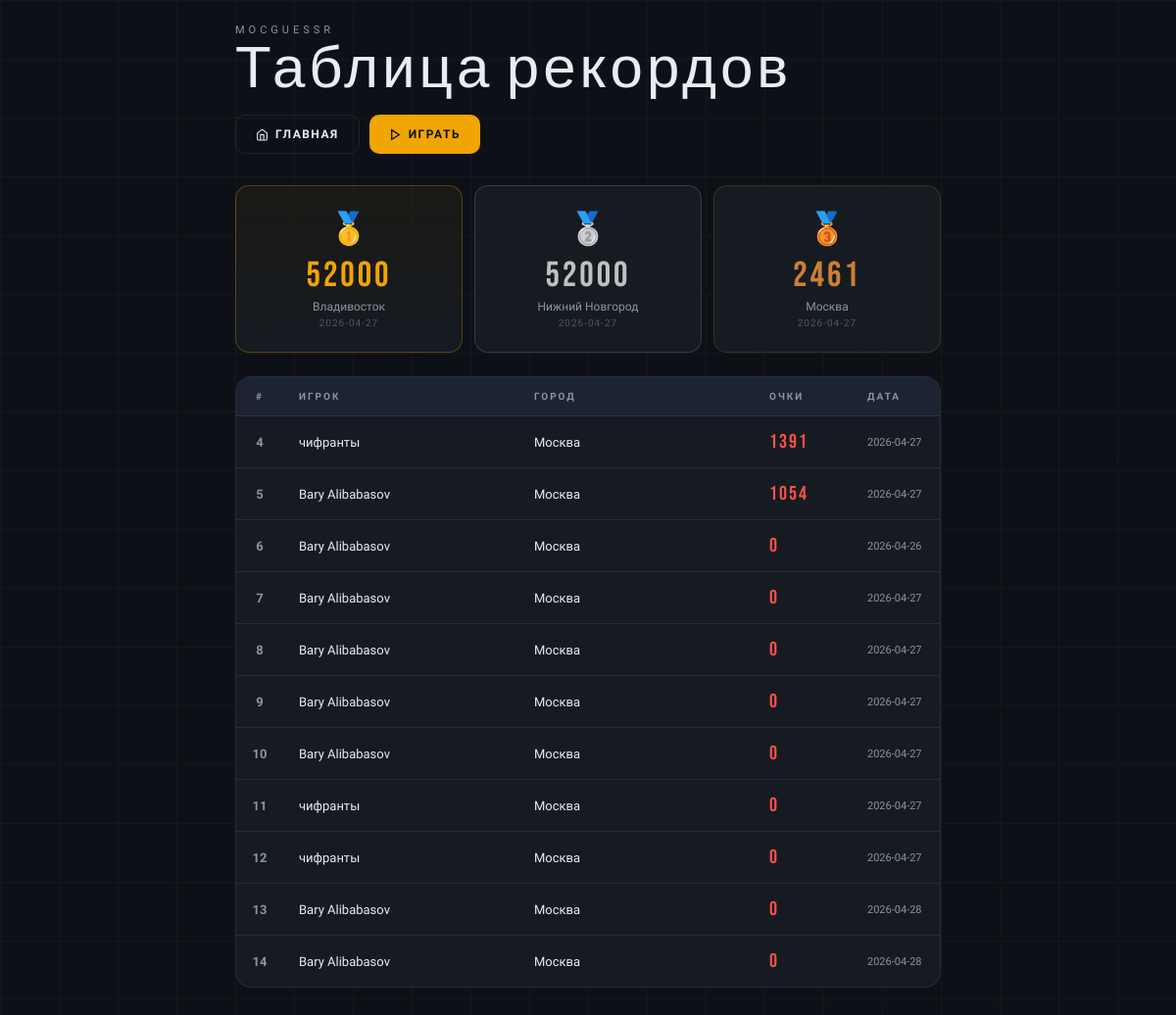
The app's page /leaderboard with its own data.
### app/models/game.py (models this page shows, shortened)
class Game(db.Model):
    __tablename__ = 'games'
    id = db.Column(db.Integer, primary_key=True, autoincrement=True)
    user_id = db.Column(db.Integer, db.ForeignKey('users.id'), nullable=True)
    location_id = db.Column(db.Integer, db.ForeignKey('locations.id'))
    user_guess_lat = db.Column(db.Float)
    user_guess_lon = db.Column(db.Float)
    distance = db.Column(db.Float)  # в метрах
    score = db.Column(db.Integer)
    is_surprise = db.Column(db.Boolean, default=False)
    actual_city = db.Column(db.String, default='Москва')
    played_at = db.Column(db.DateTime, default=datetime.datetime.utcnow)
    user = db.relationship('User', back_populates='games')
    location = db.relationship('Location', back_populates='games')

### app/models/user.py (models this page shows, shortened)
class User(db.Model):
    __tablename__ = 'users'
    id = db.Column(db.Integer, primary_key=True, autoincrement=True)
    name = db.Column(db.String, nullable=True)
    email = db.Column(db.String, index=True, unique=True, nullable=True)
    hashed_password = db.Column(db.String, nullable=True)
    created_date = db.Column(db.DateTime, default=datetime.datetime.utcnow)
    games = db.relationship('Game', back_populates='user', lazy='dynamic')

### app/game/routes.py (the view)
@bp.route('/leaderboard')
def leaderboard():
    db_sess = db.session
    games = db_sess.query(Game).order_by(Game.score.desc()).limit(20).all()
    return render_template('leaderboard.html', games=games)

### app/templates/leaderboard.html (shortened to what this page needs)
<!DOCTYPE html>
<html lang="ru">
<head>
</head>
<body>
    <div class="page">
        <div class="page-header">
            <div class="header-left">
                <div class="header-eyebrow">МосGUESSR</div>
                <div class="header-title">Таблица рекордов</div>
            </div>
            <div class="nav-btns">
                <a href="{{ url_for('index') }}" class="btn btn-secondary">
                    <svg width="13" height="13" fill="none" stroke="currentColor" stroke-width="2" viewBox="0 0 24 24"><path d="M3 9l9-7 9 7v11a2 2 0 0 1-2 2H5a2 2 0 0 1-2-2z"/><polyline points="9 22 9 12 15 12 15 22"/></svg>
                    Главная
                </a>
                <a href="{{ url_for('game.game') }}" class="btn btn-primary">
                    <svg width="13" height="13" fill="none" stroke="currentColor" stroke-width="2.5" viewBox="0 0 24 24"><polygon points="5,3 19,12 5,21"/></svg>
                    Играть
                </a>
            </div>
        </div>
        {% if games %}
        <div class="podium">
            {% for game in games[:3] %}
            <div class="podium-item {% if loop.index == 1 %}gold{% elif loop.index == 2 %}silver{% else %}bronze{% endif %}">
                <div class="podium-medal">{% if loop.index == 1 %}🥇{% elif loop.index == 2 %}🥈{% else %}🥉{% endif %}</div>
                <div class="podium-score">{{ game.score }}</div>
                <div class="podium-city">{{ game.actual_city or 'Москва' }}</div>
                <div class="podium-date">{{ game.played_at.strftime('%Y-%m-%d') if game.played_at else '' }}</div>
            </div>
            {% endfor %}
        </div>
        {% if games|length > 3 %}
        <div class="table-card">
            <div class="table-header-row">
                <div class="th" style="text-align:center">#</div>
                <div class="th">Игрок</div>
                <div class="th">Город</div>
                <div class="th">Очки</div>
                <div class="th">Дата</div>
            </div>
            {% for game in games[3:] %}
            <div class="table-row">
                <div class="td td-rank">{{ loop.index + 3 }}</div>
                <div class="td">{{ game.user.name if game.user else 'Аноним' }}</div>
                <div class="td">{{ game.actual_city or 'Москва' }}</div>
                <div class="td td-score {% if game.score >= 4000 %}score-high{% elif game.score >= 2500 %}score-med{% else %}score-low{% endif %}">
                    {{ game.score }}
                </div>
                <div class="td td-date">{{ game.played_at.strftime('%Y-%m-%d') if game.played_at else '—' }}</div>
            </div>
            {% endfor %}
        </div>
        {% endif %}
        {% endif %}
    </div>
</body>
</html>

### app/templates/leaderboard.html (style rules this page uses)
:root { --bg: #0d1117; --surface: #161b22; --surface2: #1c2333; --border: rgba(255,255,255,0.08); --accent: #f0a500; --text: #e6edf3; --muted: #8b949e; --green: #3fb950; --orange: #f0a500; --red: #f85149; }
* { margin: 0; padding: 0; box-sizing: border-box; }
body { font-family: 'Montserrat', sans-serif; background: var(--bg); color: var(--text); min-height: 100vh; padding: 24px 20px 40px; position: relative; }
body::before { content: ''; position: fixed; inset: 0; background-image: linear-gradient(rgba(240,165,0,0.04) 1px, transparent 1px), linear-gradient(90deg, rgba(240,165,0,0.04) 1px, transparent 1px); background-size: 60px 60px; pointer-events: none; }
.page { max-width: 720px; margin: 0 auto; position: relative; z-index: 1; }
.page-header { display: flex; align-items: flex-end; justify-content: space-between; margin-bottom: 32px; flex-wrap: wrap; gap: 16px; }
.header-eyebrow { font-size: 11px; letter-spacing: 4px; text-transform: uppercase; color: var(--muted); margin-bottom: 4px; }
.header-title { font-family: 'Bebas Neue', sans-serif; font-size: clamp(40px, 8vw, 60px); letter-spacing: 4px; line-height: 1; }
.nav-btns { display: flex; gap: 10px; }
.btn { padding: 12px 20px; border: none; border-radius: 10px; font-family: 'Montserrat', sans-serif; font-size: 12px; font-weight: 700; letter-spacing: 1.5px; text-transform: uppercase; text-decoration: none; display: inline-flex; align-items: center; gap: 7px; cursor: pointer; transition: all 0.2s; }
.btn-primary { background: var(--accent); color: #0d1117; }
.btn-secondary { background: transparent; color: var(--text); border: 1px solid var(--border); }
.podium { display: grid; grid-template-columns: repeat(3, 1fr); gap: 12px; margin-bottom: 24px; }
.podium-item { background: var(--surface); border: 1px solid var(--border); border-radius: 14px; padding: 24px 16px; text-align: center; position: relative; overflow: hidden; transition: transform 0.2s; }
.podium-item.gold { border-color: rgba(240,165,0,0.3); background: linear-gradient(to bottom, rgba(240,165,0,0.06), var(--surface)); }
.podium-item.silver { border-color: rgba(192,192,192,0.2); }
.podium-item.bronze { border-color: rgba(205,127,50,0.2); }
.podium-medal { font-size: 32px; margin-bottom: 12px; }
.podium-score { font-family: 'Bebas Neue', sans-serif; font-size: 36px; letter-spacing: 3px; line-height: 1; }
.podium-item.gold .podium-score { color: var(--accent); }
.podium-item.silver .podium-score { color: #c0c0c0; }
.podium-item.bronze .podium-score { color: #cd7f32; }
.podium-city { font-size: 12px; color: var(--muted); margin-top: 6px; }
.podium-date { font-size: 10px; color: rgba(139,148,158,0.5); margin-top: 4px; letter-spacing: 1px; }
.table-card { background: var(--surface); border: 1px solid var(--border); border-radius: 16px; overflow: hidden; }
.table-header-row { display: grid; grid-template-columns: 48px 1fr 1fr 100px 90px; gap: 0; background: var(--surface2); border-bottom: 1px solid var(--border); }
.th { padding: 14px 16px; font-size: 10px; letter-spacing: 2px; text-transform: uppercase; color: var(--muted); font-weight: 600; }
.table-row { display: grid; grid-template-columns: 48px 1fr 1fr 100px 90px; border-bottom: 1px solid var(--border); transition: background 0.15s; align-items: center; }
.table-row:last-child { border-bottom: none; }
.td { padding: 14px 16px; font-size: 13px; }
.td-rank { color: var(--muted); font-weight: 600; text-align: center; }
.td-score { font-family: 'Bebas Neue', sans-serif; letter-spacing: 2px; font-size: 20px; }
.score-low { color: var(--red); }
.td-date { font-size: 11px; color: var(--muted); }

### records on screen
Game: score "52000", actual_city "Владивосток", played_at "2026-04-27"
Game: score "52000", actual_city "Нижний Новгород", played_at "2026-04-27"
Game: score "2461", actual_city "Москва", played_at "2026-04-27"
Game: user "чифранты", actual_city "Москва", score "1391", played_at "2026-04-27"
Game: user "Bary Alibabasov", actual_city "Москва", score "1054", played_at "2026-04-27"
Game: user "Bary Alibabasov", actual_city "Москва", score "0", played_at "2026-04-26"
Game: user "Bary Alibabasov", actual_city "Москва", score "0", played_at "2026-04-27"
Game: user "Bary Alibabasov", actual_city "Москва", score "0", played_at "2026-04-27"
Game: user "Bary Alibabasov", actual_city "Москва", score "0", played_at "2026-04-27"
Game: user "Bary Alibabasov", actual_city "Москва", score "0", played_at "2026-04-27"
Game: user "чифранты", actual_city "Москва", score "0", played_at "2026-04-27"
Game: user "чифранты", actual_city "Москва", score "0", played_at "2026-04-27"
Game: user "Bary Alibabasov", actual_city "Москва", score "0", played_at "2026-04-28"
Game: user "Bary Alibabasov", actual_city "Москва", score "0", played_at "2026-04-28"
